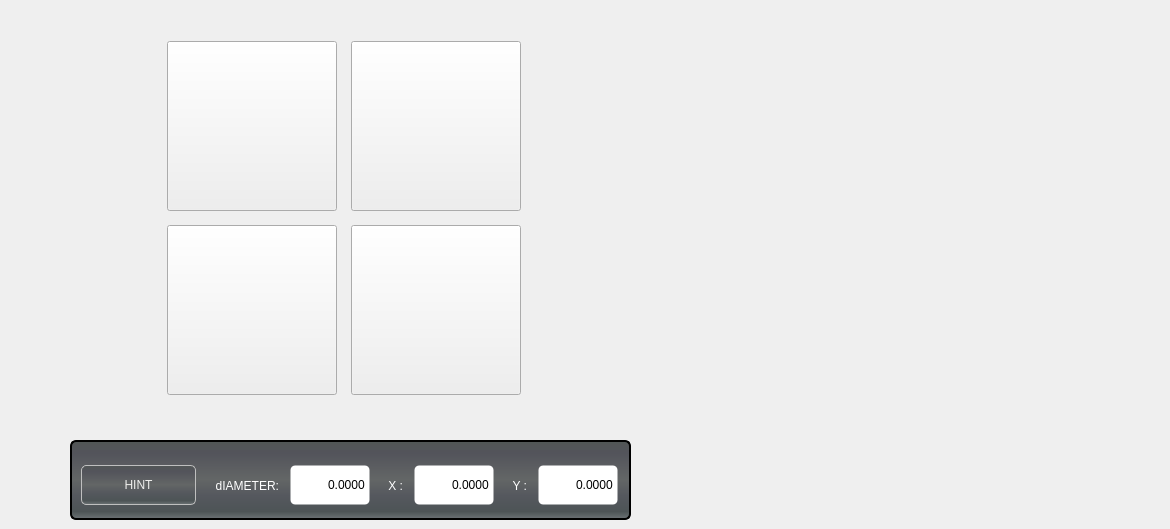
            <widget class="QWidget" name="boss_and_pocket_tab">
             <attribute name="title">
              <string>           BOSS AND POCKETS          </string>
             </attribute>
             <widget class="QWidget" name="gridLayoutWidget_4">
              <property name="geometry">
               <rect>
                <x>159</x>
                <y>33</y>
                <width>371</width>
                <height>372</height>
               </rect>
              </property>
              <layout class="QGridLayout" name="gridLayout_4" columnstretch="0,0,0">
               <property name="spacing">
                <number>6</number>
               </property>
               <item row="0" column="2">
                <widget class="SubCallButton" name="pushButton_35">
                 <property name="minimumSize">
                  <size>
                   <width>170</width>
                   <height>170</height>
                  </size>
                 </property>
                 <property name="maximumSize">
                  <size>
                   <width>170</width>
                   <height>170</height>
                  </size>
                 </property>
                 <property name="styleSheet">
                  <string notr="true"/>
                 </property>
                 <property name="text">
                  <string/>
                 </property>
                 <property name="icon">
                  <iconset resource="xyz.qrc">
                   <normaloff>:/images/round_pocket.png</normaloff>:/images/round_pocket.png</iconset>
                 </property>
                 <property name="iconSize">
                  <size>
                   <width>145</width>
                   <height>145</height>
                  </size>
                 </property>
                </widget>
               </item>
               <item row="1" column="2">
                <widget class="SubCallButton" name="pushButton_33">
                 <property name="minimumSize">
                  <size>
                   <width>170</width>
                   <height>170</height>
                  </size>
                 </property>
                 <property name="maximumSize">
                  <size>
                   <width>170</width>
                   <height>170</height>
                  </size>
                 </property>
                 <property name="styleSheet">
                  <string notr="true"/>
                 </property>
                 <property name="text">
                  <string/>
                 </property>
                 <property name="icon">
                  <iconset resource="xyz.qrc">
                   <normaloff>:/images/rect_pocket.png</normaloff>:/images/rect_pocket.png</iconset>
                 </property>
                 <property name="iconSize">
                  <size>
                   <width>145</width>
                   <height>145</height>
                  </size>
                 </property>
                </widget>
               </item>
               <item row="1" column="1">
                <widget class="SubCallButton" name="pushButton_32">
                 <property name="minimumSize">
                  <size>
                   <width>170</width>
                   <height>170</height>
                  </size>
                 </property>
                 <property name="maximumSize">
                  <size>
                   <width>170</width>
                   <height>170</height>
                  </size>
                 </property>
                 <property name="styleSheet">
                  <string notr="true"/>
                 </property>
                 <property name="text">
                  <string/>
                 </property>
                 <property name="icon">
                  <iconset resource="xyz.qrc">
                   <normaloff>:/images/rect_boss.png</normaloff>:/images/rect_boss.png</iconset>
                 </property>
                 <property name="iconSize">
                  <size>
                   <width>170</width>
                   <height>170</height>
                  </size>
                 </property>
                </widget>
               </item>
               <item row="0" column="1">
                <widget class="SubCallButton" name="pushButton_34">
                 <property name="minimumSize">
                  <size>
                   <width>170</width>
                   <height>170</height>
                  </size>
                 </property>
                 <property name="maximumSize">
                  <size>
                   <width>170</width>
                   <height>170</height>
                  </size>
                 </property>
                 <property name="styleSheet">
                  <string notr="true"/>
                 </property>
                 <property name="text">
                  <string/>
                 </property>
                 <property name="icon">
                  <iconset resource="xyz.qrc">
                   <normaloff>:/images/boss_round.png</normaloff>:/images/boss_round.png</iconset>
                 </property>
                 <property name="iconSize">
                  <size>
                   <width>170</width>
                   <height>170</height>
                  </size>
                 </property>
                </widget>
               </item>
              </layout>
             </widget>
             <widget class="QLabel" name="label_31">
              <property name="geometry">
               <rect>
                <x>720</x>
                <y>60</y>
                <width>441</width>
                <height>281</height>
               </rect>
              </property>
              <property name="text">
               <string/>
              </property>
              <property name="pixmap">
               <pixmap resource="xyz.qrc">:/images/boss_pocket_3d_image.png</pixmap>
              </property>
              <property name="scaledContents">
               <bool>true</bool>
              </property>
              <property name="indent">
               <number>0</number>
              </property>
             </widget>
             <widget class="QGroupBox" name="groupBox_3">
              <property name="geometry">
               <rect>
                <x>70</x>
                <y>440</y>
                <width>561</width>
                <height>80</height>
               </rect>
              </property>
              <property name="minimumSize">
               <size>
                <width>560</width>
                <height>80</height>
               </size>
              </property>
              <property name="maximumSize">
               <size>
                <width>16777215</width>
                <height>60</height>
               </size>
              </property>
              <property name="styleSheet">
               <string notr="true">QGroupBox{
color: rgb(46, 52, 54);
border-style: solid;
border-color: black;
	background-color: qlineargradient(spread:pad, x1:0, y1:0, x2:0, y2:1, stop:0 rgb(81, 86, 85), stop:0.489795 rgb(99, 102, 102), stop:0.699799 rgb(85, 88, 94), stop:0.90444 rgb(77, 84, 86), stop:0.160246 rgb(83, 84, 91), stop:1 rgb(109, 115, 118));
border-width: 2px;
border-radius: 6px;
}</string>
              </property>
              <property name="title">
               <string/>
              </property>
              <widget class="QWidget" name="horizontalLayoutWidget">
               <property name="geometry">
                <rect>
                 <x>10</x>
                 <y>20</y>
                 <width>543</width>
                 <height>51</height>
                </rect>
               </property>
               <layout class="QHBoxLayout" name="horizontalLayout_3">
                <item>
                 <widget class="QLabel" name="step_increment_label_4">
                  <property name="minimumSize">
                   <size>
                    <width>115</width>
                    <height>40</height>
                   </size>
                  </property>
                  <property name="maximumSize">
                   <size>
                    <width>115</width>
                    <height>40</height>
                   </size>
                  </property>
                  <property name="styleSheet">
                   <string notr="true">QLabel{
    border-style: solid;
    border-color: rgb(191, 191, 191);
    border-width: 1px;
    border-radius: 5px;
    color: rgb(238, 238, 236);
	background-color: qlineargradient(spread:pad, x1:0, y1:0, x2:0, y2:1, stop:0 rgb(81, 86, 85), stop:0.489795 rgb(99, 102, 102), stop:0.699799 rgb(85, 88, 94), stop:0.90444 rgb(77, 84, 86), stop:0.160246 rgb(83, 84, 91), stop:1 rgb(109, 115, 118));
	font: 16pt &quot;Bebas Kai&quot;;
}</string>
                  </property>
                  <property name="text">
                   <string>HINT</string>
                  </property>
                  <property name="alignment">
                   <set>Qt::AlignCenter</set>
                  </property>
                 </widget>
                </item>
                <item>
                 <widget class="QLabel" name="label_33">
                  <property name="minimumSize">
                   <size>
                    <width>80</width>
                    <height>0</height>
                   </size>
                  </property>
                  <property name="maximumSize">
                   <size>
                    <width>30</width>
                    <height>16777215</height>
                   </size>
                  </property>
                  <property name="styleSheet">
                   <string notr="true">QLabel{
font: 75 15pt &quot;Bebas Kai&quot;;
color: rgb(255, 255, 255);
padding-right: 1px;
padding-left: 5px;
}</string>
                  </property>
                  <property name="text">
                   <string>dIAMETER:</string>
                  </property>
                  <property name="alignment">
                   <set>Qt::AlignRight|Qt::AlignTrailing|Qt::AlignVCenter</set>
                  </property>
                 </widget>
                </item>
                <item>
                 <widget class="QLineEdit" name="diameter_hint_2">
                  <property name="minimumSize">
                   <size>
                    <width>80</width>
                    <height>40</height>
                   </size>
                  </property>
                  <property name="maximumSize">
                   <size>
                    <width>80</width>
                    <height>40</height>
                   </size>
                  </property>
                  <property name="styleSheet">
                   <string notr="true">QLineEdit {
    border-style: transparent;
    border-color: rgb(235, 235, 235);
    border-width: 1px;
    border-radius: 5px;
    color: black;
    background: white;
	font: 75 14pt &quot;Bebas Kai&quot;;
}</string>
                  </property>
                  <property name="text">
                   <string>0.0000</string>
                  </property>
                  <property name="alignment">
                   <set>Qt::AlignRight|Qt::AlignTrailing|Qt::AlignVCenter</set>
                  </property>
                 </widget>
                </item>
                <item>
                 <widget class="QLabel" name="label_21">
                  <property name="minimumSize">
                   <size>
                    <width>30</width>
                    <height>0</height>
                   </size>
                  </property>
                  <property name="maximumSize">
                   <size>
                    <width>30</width>
                    <height>16777215</height>
                   </size>
                  </property>
                  <property name="styleSheet">
                   <string notr="true">QLabel{
font: 75 15pt &quot;Bebas Kai&quot;;
color: rgb(255, 255, 255);
padding-right: 1px;
padding-left: 5px;
}</string>
                  </property>
                  <property name="text">
                   <string>X :</string>
                  </property>
                  <property name="alignment">
                   <set>Qt::AlignRight|Qt::AlignTrailing|Qt::AlignVCenter</set>
                  </property>
                 </widget>
                </item>
                <item>
                 <widget class="QLineEdit" name="x_hint_2">
                  <property name="minimumSize">
                   <size>
                    <width>80</width>
                    <height>40</height>
                   </size>
                  </property>
                  <property name="maximumSize">
                   <size>
                    <width>80</width>
                    <height>40</height>
                   </size>
                  </property>
                  <property name="styleSheet">
                   <string notr="true">QLineEdit {
    border-style: transparent;
    border-color: rgb(235, 235, 235);
    border-width: 1px;
    border-radius: 5px;
    color: black;
    background: white;
	font: 75 14pt &quot;Bebas Kai&quot;;
}</string>
                  </property>
                  <property name="text">
                   <string>0.0000</string>
                  </property>
                  <property name="alignment">
                   <set>Qt::AlignRight|Qt::AlignTrailing|Qt::AlignVCenter</set>
                  </property>
                 </widget>
                </item>
                <item>
                 <widget class="QLabel" name="label_34">
                  <property name="minimumSize">
                   <size>
                    <width>30</width>
                    <height>0</height>
                   </size>
                  </property>
                  <property name="maximumSize">
                   <size>
                    <width>30</width>
                    <height>16777215</height>
                   </size>
                  </property>
                  <property name="styleSheet">
                   <string notr="true">QLabel{
font: 75 15pt &quot;Bebas Kai&quot;;
color: rgb(255, 255, 255);
padding-right: 1px;
padding-left: 5px;
}</string>
                  </property>
                  <property name="text">
                   <string>Y :</string>
                  </property>
                  <property name="alignment">
                   <set>Qt::AlignRight|Qt::AlignTrailing|Qt::AlignVCenter</set>
                  </property>
                 </widget>
                </item>
                <item>
                 <widget class="QLineEdit" name="y_hint_2">
                  <property name="minimumSize">
                   <size>
                    <width>80</width>
                    <height>40</height>
                   </size>
                  </property>
                  <property name="maximumSize">
                   <size>
                    <width>80</width>
                    <height>40</height>
                   </size>
                  </property>
                  <property name="styleSheet">
                   <string notr="true">QLineEdit {
    border-style: transparent;
    border-color: rgb(235, 235, 235);
    border-width: 1px;
    border-radius: 5px;
    color: black;
    background: white;
	font: 75 14pt &quot;Bebas Kai&quot;;
}</string>
                  </property>
                  <property name="text">
                   <string>0.0000</string>
                  </property>
                  <property name="alignment">
                   <set>Qt::AlignRight|Qt::AlignTrailing|Qt::AlignVCenter</set>
                  </property>
                 </widget>
                </item>
               </layout>
              </widget>
             </widget>
            </widget>
